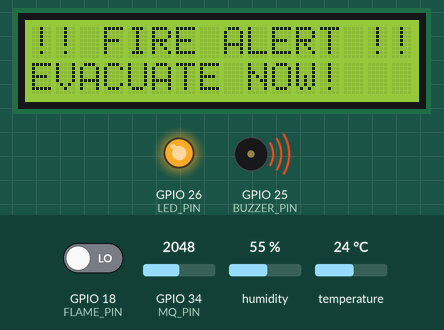
A sketch run on a simulated ESP32. Shown: 16×2 character LCD, output pins drawn as LEDs (lit = HIGH), buzzer (waves = sounding, pin HIGH). Inputs (shaded band) come from the test bench; at power-on: GPIO 18 (FLAME_PIN) LOW, GPIO 34 (MQ_PIN) = 2048, humidity 55 %, temperature 24 °C. WiFi joins after 1.5 s; servers stay silent unless stated; what the sketch prints to the serial monitor is not drawn.

Above: at 6.0 s.
6.1 s: GPIO 18 (FLAME_PIN) driven HIGH
At 8.7 s:
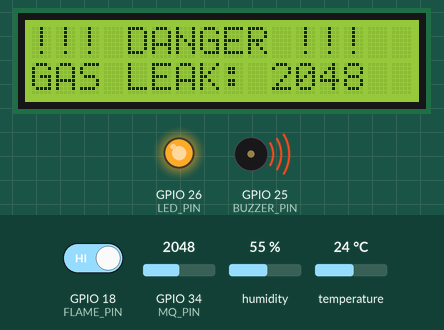
9.4 s: GPIO 34 (MQ_PIN) set to 427
At 11.6 s:
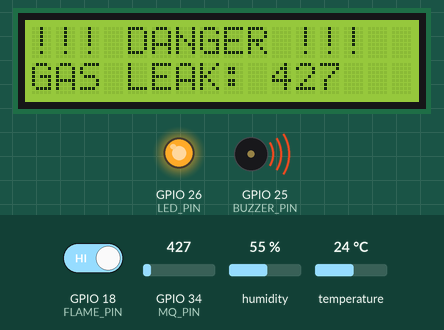
11.9 s: GPIO 34 (MQ_PIN) set to 376
At 13.5 s:
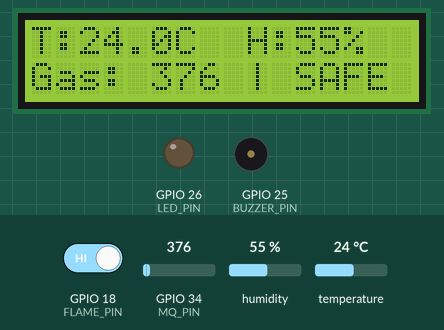
14.4 s: humidity set to 22 %
At 16.6 s:
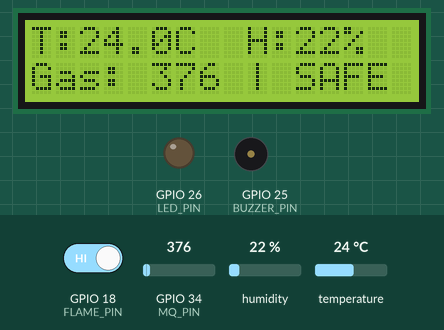
16.9 s: temperature set to 12 °C
At 18.5 s:
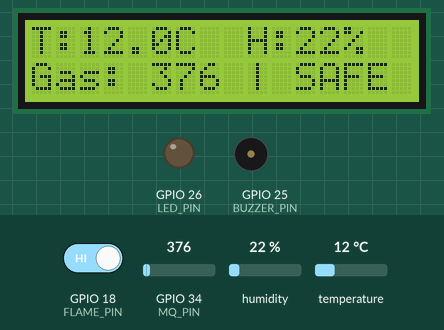
19.4 s: humidity set to 40 %
At 21.6 s:
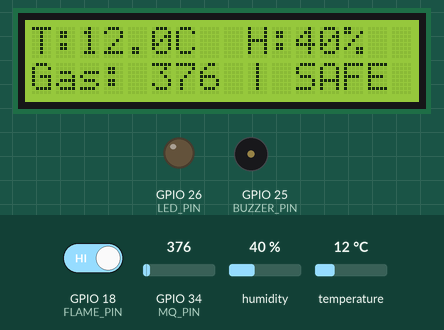
Timing chart, 0 to 22.9 s (numbered marks = the images above; inputs shaded):
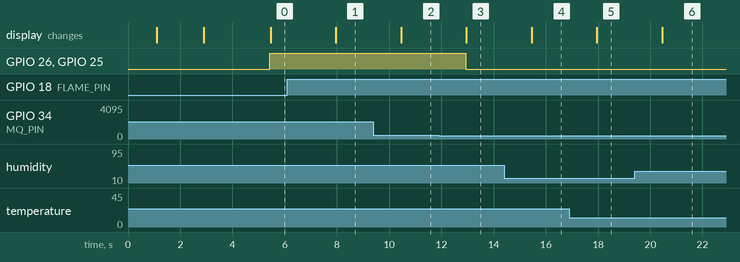

The sketch:

smart-home-security-with-esp32-blynk.ino
```cpp
/*
 * DIY Smart Home Safety Hub (Gas + Smoke + Fire + Climate)
 * Fully Fixed Character Variable Declarations for ESP32 Compiler Stability
 */

#define BLYNK_TEMPLATE_ID "TMPL35D_fmz3V"
#define BLYNK_TEMPLATE_NAME "Smart Home Security"
#define BLYNK_AUTH_TOKEN "Kx7W6sd7VeM8RYfgWWjhgjluoDtNGh_gDLmwPS"

#include <WiFi.h>
#include <WiFiClient.h>
#include <BlynkSimpleEsp32.h>
#include <DHT.h>
#include <Wire.h>
#include <LiquidCrystal_I2C.h>

// PIN ASSIGNMENTS
#define DHTPIN        23
#define DHTTYPE       DHT22
#define MQ_PIN        34
#define FLAME_PIN     18
#define BUZZER_PIN    25
#define LED_PIN       26

// CALIBRATION THRESHOLD (Updated to your optimal room calculation)
const int GAS_THRESHOLD = 400;

// NETWORK PROFILE (FIXED WITH STRING POINTERS)
const char* auth = BLYNK_AUTH_TOKEN;
const char* ssid = "WiFi Username";
const char* pass = "WiFi Password";

// INSTANCE DECLARATIONS
DHT dht(DHTPIN, DHTTYPE);
LiquidCrystal_I2C lcd(0x27, 16, 2);
BlynkTimer timer;

void readAndDisplaySensors() {
  float temp = dht.readTemperature();
  float hum = dht.readHumidity();
  int gasVal = analogRead(MQ_PIN);

  bool fireDetected = (digitalRead(FLAME_PIN) == LOW);

  Serial.println("\n-------------------------------------------");
  Serial.println("[SYSTEM DATA STATUS LOG]");

  if (isnan(hum) || isnan(temp)) {
    Serial.println("❌ ERROR: Could not fetch valid DHT data from sensor!");
    lcd.clear();
    lcd.setCursor(0, 0);
    lcd.print("Sensor Error!");
    return;
  }

  Serial.print("🌡️ Temperature: "); Serial.print(temp, 1); Serial.println(" °C");
  Serial.print("💧 Humidity:    "); Serial.print(hum, 0);  Serial.println(" %");
  Serial.print("💨 Gas Level:   "); Serial.print(gasVal);    Serial.print(" / 4095 (Threshold: "); Serial.print(GAS_THRESHOLD); Serial.println(")");
  Serial.print("🔥 Flame Sensor: "); Serial.println(fireDetected ? "DETECTED! [LOW]" : "SAFE [HIGH]");

  // PUSH CHANNELS TO BLYNK SERVER
  Blynk.virtualWrite(V1, temp);
  Blynk.virtualWrite(V2, hum);
  Blynk.virtualWrite(V3, gasVal);
  Blynk.virtualWrite(V5, fireDetected ? 1 : 0);

  // EVALUATE THREAT LEVEL
  if (fireDetected || gasVal > GAS_THRESHOLD) {
    Serial.println("⚠️ EMERGENCY CONDITION CRITERIA MET!");

    digitalWrite(BUZZER_PIN, HIGH);
    digitalWrite(LED_PIN, HIGH);
    Blynk.virtualWrite(V4, 1);

    if (fireDetected && gasVal > GAS_THRESHOLD) {
      Serial.println("🚨 CRITICAL: DOUBLE THREAT DETECTED!");
      Blynk.logEvent("gas_leak_detected", "🚨 CRITICAL: BOTH FIRE & GAS LEAK DETECTED!");
    }
    else if (fireDetected) {
      Serial.println("🚨 ALERT: Fire emergency routing. Pushing notification...");
      Blynk.logEvent("gas_leak_detected", "🚨 FIRE EMERGENCY! Flame detected!");
    } else {
      Serial.println("🚨 ALERT: Gas Leak emergency routing. Pushing notification...");
      Blynk.logEvent("gas_leak_detected", "⚠️ GAS LEAK! Dangerous smoke/gas levels.");
    }

    lcd.clear();
    lcd.setCursor(0, 0);
    if (fireDetected) {
      lcd.print("!! FIRE ALERT !!");
      lcd.setCursor(0, 1);
      lcd.print("EVACUATE NOW!");
    } else {
      lcd.print("!!! DANGER !!!");
      lcd.setCursor(0, 1);
      lcd.print("GAS LEAK: ");
      lcd.print(gasVal);
    }
  }
  else {
    Serial.println("🟢 STATUS: Everything is secure.");

    digitalWrite(BUZZER_PIN, LOW);
    digitalWrite(LED_PIN, LOW);
    Blynk.virtualWrite(V4, 0);

    lcd.clear();
    lcd.setCursor(0, 0);
    lcd.print("T:");
    lcd.print(temp, 1);
    lcd.print("C  H:");
    lcd.print(hum, 0);
    lcd.print("%");

    lcd.setCursor(0, 1);
    lcd.print("Gas: ");
    lcd.print(gasVal);
    lcd.print(" | SAFE");
  }
  Serial.println("-------------------------------------------");
}

void setup() {
  Serial.begin(115200);
  delay(1000);

  Serial.println("\n===========================================");
  Serial.println("⚡ Starting Ultimate Smart Safety Hub v3.0 Setup... ⚡");

  pinMode(BUZZER_PIN, OUTPUT);
  pinMode(LED_PIN, OUTPUT);
  pinMode(FLAME_PIN, INPUT);

  digitalWrite(BUZZER_PIN, LOW);
  digitalWrite(LED_PIN, LOW);

  lcd.init();
  lcd.backlight();
  lcd.setCursor(0, 0);
  lcd.print("Initializing...");
  lcd.setCursor(0, 1);
  lcd.print("Ultimate Hub v3");

  dht.begin();

  Serial.println("🌐 Connecting to Wi-Fi and syncing with Blynk Cloud...");
  Blynk.begin(auth, ssid, pass);

  lcd.clear();
  Serial.println("🚀 System running successfully!");
  Serial.println("===========================================");

  timer.setInterval(2500L, readAndDisplaySensors);
}

void loop() {
  Blynk.run();
  timer.run();
}
```

Measured:
- the behaviour switches between 401 and 400 on GPIO 34 (MQ_PIN) (found by bisection; images 2 and 3)
- after the input at 6.1 s, the display: changes after 1.9 s (image 1)
- after the input at 9.4 s, the display: changes after 1.1 s (image 2)
- after the input at 11.9 s, GPIO 26 (LED_PIN), GPIO 25 (BUZZER_PIN): HIGH → LOW after 1.0 s; the display: changes after 1.1 s (image 3)
- after the input at 14.4 s, the display: changes after 1.1 s (image 4)
- after the input at 16.9 s, the display: changes after 1.1 s (image 5)
- after the input at 19.4 s, the display: changes after 1.1 s (image 6)
